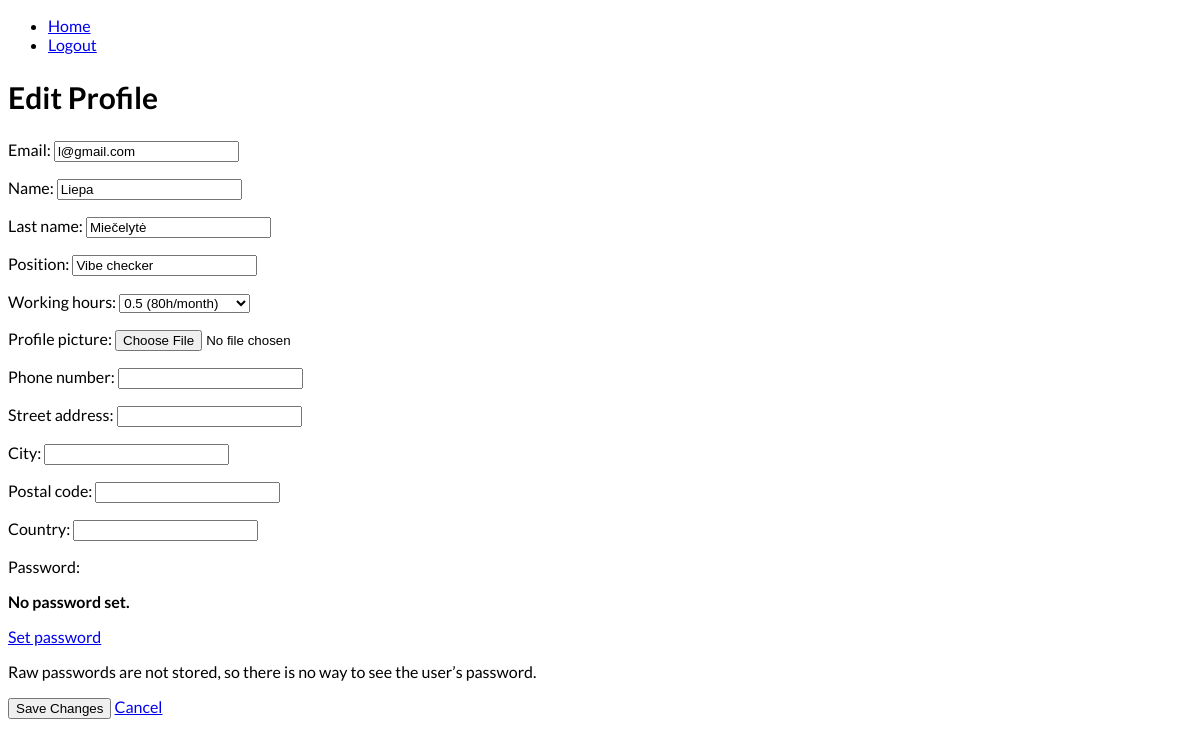
Screenshot of /schedules/edit-profile/ (signed in) with the database file from the repository.
### schedules/models.py (models this page shows, shortened)
class CustomUser(AbstractBaseUser, PermissionsMixin):
    email = models.EmailField(unique=True)
    name = models.CharField(max_length=100)
    last_name = models.CharField(max_length=100)
    position = models.CharField(max_length=100)
    WORKING_HOURS = (
        ('1', '1 (160h/month)'),
        ('0.75', '0.75 (120h/month)'),
        ('0.5', '0.5 (80h/month)'),
        ('0.25', '0.25 (40h/month)'),
        ('1.25', '1.25 (180h/month)'),
        ('1.5', '1.5 (200h/month)')
    )
    working_hours = models.CharField(max_length=4, choices=WORKING_HOURS, default='1')
    phone_number = PhoneNumberField(null=True, blank=True, unique=True)
    profile_picture = models.ImageField(upload_to='profile_pictures', blank=True)
    street_address = models.CharField(max_length=255, null=True, blank=True)
    city = models.CharField(max_length=100, null=True, blank=True)
    postal_code = models.CharField(max_length=20, null=True, blank=True)
    country = models.CharField(max_length=100, null=True, blank=True)
    is_active = models.BooleanField(default=True)
    is_staff = models.BooleanField(default=False)
    objects = CustomUserManager()
    USERNAME_FIELD = 'email'
    REQUIRED_FIELDS = ['name', 'last_name', 'position', 'working_hours']

### schedules/views.py (the view)
# urls.py: path('edit-profile/', edit_profile, name='edit_profile'),
@login_required
def edit_profile(request):
    if request.method == 'POST':
        if 'create_member' in request.POST:  # Check if the 'create_member' button was clicked
            form = CustomUserCreationForm(request.POST, request.FILES)
        else:
            form = CustomUserChangeForm(request.POST, request.FILES, instance=request.user)
        if form.is_valid():
            user = form.save()
            if 'create_member' in request.POST:
                messages.success(request, 'New team member added successfully!')
            else:
                messages.success(request, 'Your profile was successfully updated!')
            return redirect('user_profile', user_id=request.user.id)  # Redirect to the current user's profile
        else:
            messages.error(request, 'Please correct the error below.')
    else:
        if 'create_member' in request.GET:  # Check if 'create_member' parameter is in GET request
            form = CustomUserCreationForm()
        else:
            form = CustomUserChangeForm(instance=request.user)
    return render(request, 'edit_profile.html', {'form': form})

### schedules/forms.py
class CustomUserChangeForm(UserChangeForm):
    class Meta:
        model = CustomUser
        fields = ('email', 'name', 'last_name', 'position', 'working_hours', 'profile_picture', 'phone_number', 'street_address', 'city', 'postal_code', 'country')

### schedules/templates/edit_profile.html (shortened to what this page needs)
{% extends 'base.html' %}
{% block content %}
<h2>Edit Profile</h2>
<form method="post" enctype="multipart/form-data">
    {{ form.as_p }}
    <button type="submit" class="btn btn-primary">
        {% if form.instance.pk %}
            Save Changes
        {% else %}
            Create Member
        {% endif %}
    </button>
    <a href="{% url 'edit_profile' %}" class="btn btn-secondary">Cancel</a>
</form>
{% endblock %}

### schedules/static/css/styles.css (style rules this page uses)
body { font-family: 'lato', sans-serif; text-decoration: #081016; }
h2 { font-size: 30px; }

### rows the page displays
CustomUser: email "l@gmail.com", name "Liepa", last_name "Miečelytė", position "Vibe checker", working_hours "0.5 (80h/month)"
